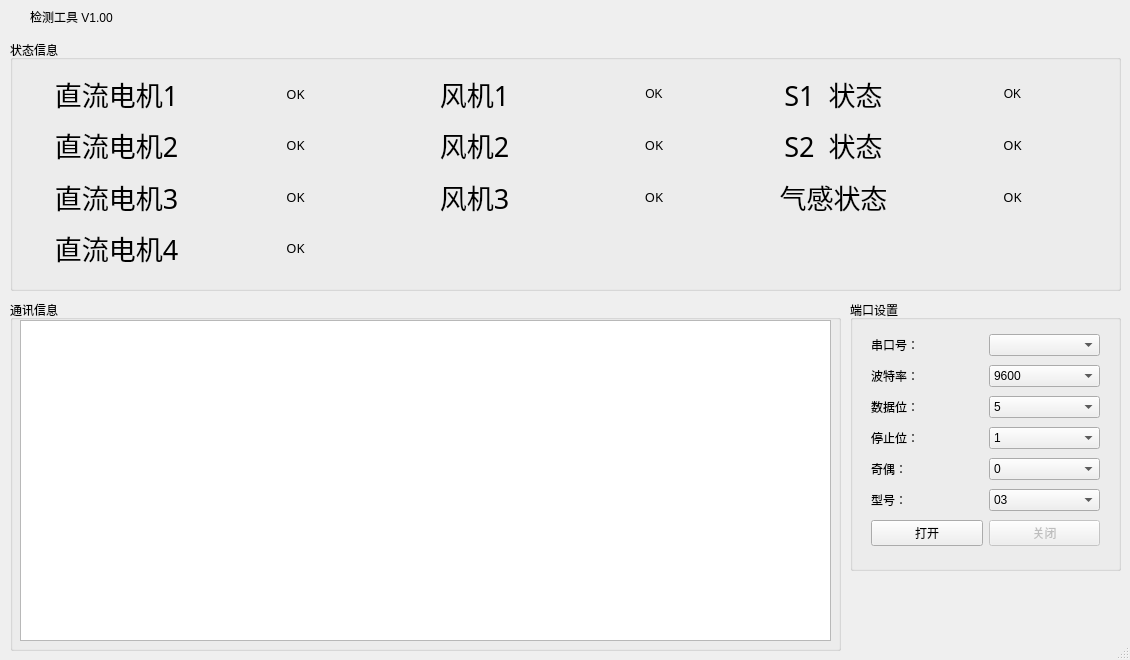
<?xml version="1.0" encoding="UTF-8"?>
<ui version="4.0">
 <class>frmMain</class>
 <widget class="QDialog" name="frmMain">
  <property name="geometry">
   <rect>
    <x>0</x>
    <y>0</y>
    <width>1130</width>
    <height>660</height>
   </rect>
  </property>
  <property name="sizePolicy">
   <sizepolicy hsizetype="Fixed" vsizetype="Fixed">
    <horstretch>0</horstretch>
    <verstretch>0</verstretch>
   </sizepolicy>
  </property>
  <property name="minimumSize">
   <size>
    <width>1130</width>
    <height>660</height>
   </size>
  </property>
  <property name="maximumSize">
   <size>
    <width>11300</width>
    <height>6600</height>
   </size>
  </property>
  <property name="windowTitle">
   <string>frmMain</string>
  </property>
  <property name="sizeGripEnabled">
   <bool>true</bool>
  </property>
  <widget class="QWidget" name="widget_title" native="true">
   <property name="geometry">
    <rect>
     <x>0</x>
     <y>0</y>
     <width>1131</width>
     <height>33</height>
    </rect>
   </property>
   <property name="sizePolicy">
    <sizepolicy hsizetype="Preferred" vsizetype="Fixed">
     <horstretch>0</horstretch>
     <verstretch>0</verstretch>
    </sizepolicy>
   </property>
   <property name="minimumSize">
    <size>
     <width>100</width>
     <height>33</height>
    </size>
   </property>
   <layout class="QHBoxLayout" name="horizontalLayout_2">
    <property name="spacing">
     <number>0</number>
    </property>
    <property name="leftMargin">
     <number>0</number>
    </property>
    <property name="topMargin">
     <number>0</number>
    </property>
    <property name="rightMargin">
     <number>0</number>
    </property>
    <property name="bottomMargin">
     <number>0</number>
    </property>
    <item>
     <widget class="QLabel" name="lab_Ico">
      <property name="sizePolicy">
       <sizepolicy hsizetype="Minimum" vsizetype="Preferred">
        <horstretch>0</horstretch>
        <verstretch>0</verstretch>
       </sizepolicy>
      </property>
      <property name="minimumSize">
       <size>
        <width>30</width>
        <height>0</height>
       </size>
      </property>
      <property name="text">
       <string/>
      </property>
      <property name="alignment">
       <set>Qt::AlignCenter</set>
      </property>
     </widget>
    </item>
    <item>
     <widget class="QLabel" name="lab_Title">
      <property name="sizePolicy">
       <sizepolicy hsizetype="Expanding" vsizetype="Preferred">
        <horstretch>0</horstretch>
        <verstretch>0</verstretch>
       </sizepolicy>
      </property>
      <property name="styleSheet">
       <string notr="true">font: 10pt &quot;微软雅黑&quot;;</string>
      </property>
      <property name="text">
       <string>检测工具 V1.00</string>
      </property>
      <property name="alignment">
       <set>Qt::AlignLeading|Qt::AlignLeft|Qt::AlignVCenter</set>
      </property>
     </widget>
    </item>
    <item>
     <widget class="QWidget" name="widget_menu" native="true">
      <property name="sizePolicy">
       <sizepolicy hsizetype="Minimum" vsizetype="Preferred">
        <horstretch>0</horstretch>
        <verstretch>0</verstretch>
       </sizepolicy>
      </property>
      <layout class="QHBoxLayout" name="horizontalLayout">
       <property name="spacing">
        <number>0</number>
       </property>
       <property name="leftMargin">
        <number>0</number>
       </property>
       <property name="topMargin">
        <number>0</number>
       </property>
       <property name="rightMargin">
        <number>0</number>
       </property>
       <property name="bottomMargin">
        <number>0</number>
       </property>
       <item>
        <widget class="QPushButton" name="btnMenu">
         <property name="sizePolicy">
          <sizepolicy hsizetype="Minimum" vsizetype="Expanding">
           <horstretch>0</horstretch>
           <verstretch>0</verstretch>
          </sizepolicy>
         </property>
         <property name="minimumSize">
          <size>
           <width>31</width>
           <height>0</height>
          </size>
         </property>
         <property name="cursor">
          <cursorShape>ArrowCursor</cursorShape>
         </property>
         <property name="focusPolicy">
          <enum>Qt::NoFocus</enum>
         </property>
         <property name="toolTip">
          <string>菜单</string>
         </property>
         <property name="text">
          <string/>
         </property>
         <property name="flat">
          <bool>true</bool>
         </property>
        </widget>
       </item>
       <item>
        <widget class="QPushButton" name="btnMenu_Min">
         <property name="sizePolicy">
          <sizepolicy hsizetype="Minimum" vsizetype="Expanding">
           <horstretch>0</horstretch>
           <verstretch>0</verstretch>
          </sizepolicy>
         </property>
         <property name="minimumSize">
          <size>
           <width>31</width>
           <height>0</height>
          </size>
         </property>
         <property name="cursor">
          <cursorShape>ArrowCursor</cursorShape>
         </property>
         <property name="focusPolicy">
          <enum>Qt::NoFocus</enum>
         </property>
         <property name="toolTip">
          <string>最小化</string>
         </property>
         <property name="text">
          <string/>
         </property>
         <property name="flat">
          <bool>true</bool>
         </property>
        </widget>
       </item>
       <item>
        <widget class="QPushButton" name="btnMenu_Max">
         <property name="sizePolicy">
          <sizepolicy hsizetype="Minimum" vsizetype="Expanding">
           <horstretch>0</horstretch>
           <verstretch>0</verstretch>
          </sizepolicy>
         </property>
         <property name="minimumSize">
          <size>
           <width>31</width>
           <height>0</height>
          </size>
         </property>
         <property name="cursor">
          <cursorShape>ArrowCursor</cursorShape>
         </property>
         <property name="focusPolicy">
          <enum>Qt::NoFocus</enum>
         </property>
         <property name="toolTip">
          <string>最大化</string>
         </property>
         <property name="text">
          <string/>
         </property>
         <property name="flat">
          <bool>true</bool>
         </property>
        </widget>
       </item>
       <item>
        <widget class="QPushButton" name="btnMenu_Close">
         <property name="sizePolicy">
          <sizepolicy hsizetype="Minimum" vsizetype="Expanding">
           <horstretch>0</horstretch>
           <verstretch>0</verstretch>
          </sizepolicy>
         </property>
         <property name="minimumSize">
          <size>
           <width>40</width>
           <height>0</height>
          </size>
         </property>
         <property name="cursor">
          <cursorShape>ArrowCursor</cursorShape>
         </property>
         <property name="focusPolicy">
          <enum>Qt::NoFocus</enum>
         </property>
         <property name="toolTip">
          <string>关闭</string>
         </property>
         <property name="text">
          <string/>
         </property>
         <property name="flat">
          <bool>true</bool>
         </property>
        </widget>
       </item>
      </layout>
     </widget>
    </item>
   </layout>
  </widget>
  <widget class="QGroupBox" name="groupBox">
   <property name="geometry">
    <rect>
     <x>10</x>
     <y>40</y>
     <width>1111</width>
     <height>251</height>
    </rect>
   </property>
   <property name="sizePolicy">
    <sizepolicy hsizetype="Expanding" vsizetype="Expanding">
     <horstretch>0</horstretch>
     <verstretch>0</verstretch>
    </sizepolicy>
   </property>
   <property name="minimumSize">
    <size>
     <width>790</width>
     <height>251</height>
    </size>
   </property>
   <property name="title">
    <string>状态信息</string>
   </property>
   <widget class="QWidget" name="gridLayoutWidget">
    <property name="geometry">
     <rect>
      <x>9</x>
      <y>20</y>
      <width>1091</width>
      <height>221</height>
     </rect>
    </property>
    <layout class="QGridLayout" name="gridLayout">
     <item row="0" column="1">
      <widget class="QLabel" name="label_motor1_sta">
       <property name="font">
        <font>
         <family>微软雅黑</family>
         <pointsize>10</pointsize>
         <weight>50</weight>
         <italic>false</italic>
         <bold>false</bold>
        </font>
       </property>
       <property name="layoutDirection">
        <enum>Qt::LeftToRight</enum>
       </property>
       <property name="text">
        <string>OK</string>
       </property>
       <property name="textFormat">
        <enum>Qt::AutoText</enum>
       </property>
       <property name="alignment">
        <set>Qt::AlignCenter</set>
       </property>
      </widget>
     </item>
     <item row="2" column="1">
      <widget class="QLabel" name="label_motor3_sta">
       <property name="font">
        <font>
         <family>微软雅黑</family>
         <pointsize>10</pointsize>
         <weight>50</weight>
         <italic>false</italic>
         <bold>false</bold>
        </font>
       </property>
       <property name="layoutDirection">
        <enum>Qt::LeftToRight</enum>
       </property>
       <property name="text">
        <string>OK</string>
       </property>
       <property name="textFormat">
        <enum>Qt::AutoText</enum>
       </property>
       <property name="alignment">
        <set>Qt::AlignCenter</set>
       </property>
      </widget>
     </item>
     <item row="1" column="2">
      <widget class="QLabel" name="label_fan2_name">
       <property name="font">
        <font>
         <family>微软雅黑</family>
         <pointsize>20</pointsize>
        </font>
       </property>
       <property name="text">
        <string>风机2</string>
       </property>
       <property name="alignment">
        <set>Qt::AlignCenter</set>
       </property>
      </widget>
     </item>
     <item row="3" column="1">
      <widget class="QLabel" name="label_motor4_sta">
       <property name="font">
        <font>
         <family>微软雅黑</family>
         <pointsize>10</pointsize>
         <weight>50</weight>
         <italic>false</italic>
         <bold>false</bold>
        </font>
       </property>
       <property name="layoutDirection">
        <enum>Qt::LeftToRight</enum>
       </property>
       <property name="text">
        <string>OK</string>
       </property>
       <property name="textFormat">
        <enum>Qt::AutoText</enum>
       </property>
       <property name="alignment">
        <set>Qt::AlignCenter</set>
       </property>
      </widget>
     </item>
     <item row="0" column="2">
      <widget class="QLabel" name="label_fan1_name">
       <property name="sizePolicy">
        <sizepolicy hsizetype="Preferred" vsizetype="Preferred">
         <horstretch>0</horstretch>
         <verstretch>0</verstretch>
        </sizepolicy>
       </property>
       <property name="font">
        <font>
         <family>微软雅黑</family>
         <pointsize>20</pointsize>
         <weight>50</weight>
         <italic>false</italic>
         <bold>false</bold>
         <underline>false</underline>
        </font>
       </property>
       <property name="autoFillBackground">
        <bool>false</bool>
       </property>
       <property name="text">
        <string>风机1</string>
       </property>
       <property name="textFormat">
        <enum>Qt::AutoText</enum>
       </property>
       <property name="scaledContents">
        <bool>true</bool>
       </property>
       <property name="alignment">
        <set>Qt::AlignCenter</set>
       </property>
       <property name="wordWrap">
        <bool>false</bool>
       </property>
      </widget>
     </item>
     <item row="0" column="3">
      <widget class="QLabel" name="label_fan1_sta">
       <property name="text">
        <string>OK</string>
       </property>
       <property name="alignment">
        <set>Qt::AlignCenter</set>
       </property>
      </widget>
     </item>
     <item row="0" column="4">
      <widget class="QLabel" name="label_s1_name">
       <property name="font">
        <font>
         <family>微软雅黑</family>
         <pointsize>20</pointsize>
        </font>
       </property>
       <property name="text">
        <string>S1  状态</string>
       </property>
       <property name="alignment">
        <set>Qt::AlignCenter</set>
       </property>
      </widget>
     </item>
     <item row="2" column="4">
      <widget class="QLabel" name="label_start_name">
       <property name="font">
        <font>
         <family>微软雅黑</family>
         <pointsize>20</pointsize>
        </font>
       </property>
       <property name="text">
        <string>气感状态</string>
       </property>
       <property name="alignment">
        <set>Qt::AlignCenter</set>
       </property>
      </widget>
     </item>
     <item row="1" column="4">
      <widget class="QLabel" name="label_s2_name">
       <property name="font">
        <font>
         <family>微软雅黑</family>
         <pointsize>20</pointsize>
        </font>
       </property>
       <property name="text">
        <string>S2  状态</string>
       </property>
       <property name="alignment">
        <set>Qt::AlignCenter</set>
       </property>
      </widget>
     </item>
     <item row="0" column="5">
      <widget class="QLabel" name="label_s1_sta">
       <property name="text">
        <string>OK</string>
       </property>
       <property name="alignment">
        <set>Qt::AlignCenter</set>
       </property>
      </widget>
     </item>
     <item row="1" column="5">
      <widget class="QLabel" name="label_s2_sta">
       <property name="font">
        <font>
         <family>微软雅黑</family>
         <pointsize>10</pointsize>
         <weight>50</weight>
         <italic>false</italic>
         <bold>false</bold>
        </font>
       </property>
       <property name="layoutDirection">
        <enum>Qt::LeftToRight</enum>
       </property>
       <property name="text">
        <string>OK</string>
       </property>
       <property name="textFormat">
        <enum>Qt::AutoText</enum>
       </property>
       <property name="alignment">
        <set>Qt::AlignCenter</set>
       </property>
      </widget>
     </item>
     <item row="3" column="0">
      <widget class="QLabel" name="label_motor4_name">
       <property name="font">
        <font>
         <family>微软雅黑</family>
         <pointsize>20</pointsize>
        </font>
       </property>
       <property name="text">
        <string>直流电机4</string>
       </property>
       <property name="alignment">
        <set>Qt::AlignCenter</set>
       </property>
      </widget>
     </item>
     <item row="2" column="3">
      <widget class="QLabel" name="label_fan3_sta">
       <property name="font">
        <font>
         <family>微软雅黑</family>
         <pointsize>10</pointsize>
         <weight>50</weight>
         <italic>false</italic>
         <bold>false</bold>
        </font>
       </property>
       <property name="layoutDirection">
        <enum>Qt::LeftToRight</enum>
       </property>
       <property name="text">
        <string>OK</string>
       </property>
       <property name="textFormat">
        <enum>Qt::AutoText</enum>
       </property>
       <property name="alignment">
        <set>Qt::AlignCenter</set>
       </property>
      </widget>
     </item>
     <item row="1" column="1">
      <widget class="QLabel" name="label_motor2_sta">
       <property name="font">
        <font>
         <family>微软雅黑</family>
         <pointsize>10</pointsize>
         <weight>50</weight>
         <italic>false</italic>
         <bold>false</bold>
        </font>
       </property>
       <property name="layoutDirection">
        <enum>Qt::LeftToRight</enum>
       </property>
       <property name="text">
        <string>OK</string>
       </property>
       <property name="textFormat">
        <enum>Qt::AutoText</enum>
       </property>
       <property name="alignment">
        <set>Qt::AlignCenter</set>
       </property>
      </widget>
     </item>
     <item row="1" column="3">
      <widget class="QLabel" name="label_fan2_sta">
       <property name="font">
        <font>
         <family>微软雅黑</family>
         <pointsize>10</pointsize>
         <weight>50</weight>
         <italic>false</italic>
         <bold>false</bold>
        </font>
       </property>
       <property name="layoutDirection">
        <enum>Qt::LeftToRight</enum>
       </property>
       <property name="text">
        <string>OK</string>
       </property>
       <property name="textFormat">
        <enum>Qt::AutoText</enum>
       </property>
       <property name="alignment">
        <set>Qt::AlignCenter</set>
       </property>
      </widget>
     </item>
     <item row="2" column="5">
      <widget class="QLabel" name="label_start_sta">
       <property name="font">
        <font>
         <family>微软雅黑</family>
         <pointsize>10</pointsize>
         <weight>50</weight>
         <italic>false</italic>
         <bold>false</bold>
        </font>
       </property>
       <property name="layoutDirection">
        <enum>Qt::LeftToRight</enum>
       </property>
       <property name="text">
        <string>OK</string>
       </property>
       <property name="textFormat">
        <enum>Qt::AutoText</enum>
       </property>
       <property name="alignment">
        <set>Qt::AlignCenter</set>
       </property>
      </widget>
     </item>
     <item row="2" column="2">
      <widget class="QLabel" name="label_fan3_name">
       <property name="font">
        <font>
         <family>微软雅黑</family>
         <pointsize>20</pointsize>
        </font>
       </property>
       <property name="text">
        <string>风机3</string>
       </property>
       <property name="alignment">
        <set>Qt::AlignCenter</set>
       </property>
      </widget>
     </item>
     <item row="2" column="0">
      <widget class="QLabel" name="label_motor3_name">
       <property name="font">
        <font>
         <family>微软雅黑</family>
         <pointsize>20</pointsize>
        </font>
       </property>
       <property name="text">
        <string>直流电机3</string>
       </property>
       <property name="alignment">
        <set>Qt::AlignCenter</set>
       </property>
      </widget>
     </item>
     <item row="1" column="0">
      <widget class="QLabel" name="label_motor2_name">
       <property name="font">
        <font>
         <family>微软雅黑</family>
         <pointsize>20</pointsize>
        </font>
       </property>
       <property name="text">
        <string>直流电机2</string>
       </property>
       <property name="alignment">
        <set>Qt::AlignCenter</set>
       </property>
      </widget>
     </item>
     <item row="0" column="0">
      <widget class="QLabel" name="label_motor1_name">
       <property name="enabled">
        <bool>true</bool>
       </property>
       <property name="font">
        <font>
         <family>微软雅黑</family>
         <pointsize>20</pointsize>
         <weight>50</weight>
         <italic>false</italic>
         <bold>false</bold>
        </font>
       </property>
       <property name="text">
        <string>直流电机1</string>
       </property>
       <property name="alignment">
        <set>Qt::AlignCenter</set>
       </property>
      </widget>
     </item>
    </layout>
   </widget>
  </widget>
  <widget class="QGroupBox" name="groupBox_3">
   <property name="geometry">
    <rect>
     <x>10</x>
     <y>300</y>
     <width>831</width>
     <height>351</height>
    </rect>
   </property>
   <property name="title">
    <string>通讯信息</string>
   </property>
   <widget class="QTextBrowser" name="textBrowser_message">
    <property name="geometry">
     <rect>
      <x>10</x>
      <y>20</y>
      <width>811</width>
      <height>321</height>
     </rect>
    </property>
   </widget>
  </widget>
  <widget class="QGroupBox" name="groupBox_4">
   <property name="geometry">
    <rect>
     <x>850</x>
     <y>300</y>
     <width>271</width>
     <height>271</height>
    </rect>
   </property>
   <property name="sizePolicy">
    <sizepolicy hsizetype="Expanding" vsizetype="Expanding">
     <horstretch>0</horstretch>
     <verstretch>0</verstretch>
    </sizepolicy>
   </property>
   <property name="minimumSize">
    <size>
     <width>0</width>
     <height>0</height>
    </size>
   </property>
   <property name="title">
    <string>端口设置</string>
   </property>
   <widget class="QWidget" name="gridLayoutWidget_2">
    <property name="geometry">
     <rect>
      <x>10</x>
      <y>20</y>
      <width>251</width>
      <height>241</height>
     </rect>
    </property>
    <layout class="QGridLayout" name="gridLayout_2">
     <item row="1" column="0">
      <widget class="QLabel" name="label_22">
       <property name="text">
        <string>波特率：</string>
       </property>
      </widget>
     </item>
     <item row="0" column="0">
      <widget class="QLabel" name="label_19">
       <property name="text">
        <string>串口号：</string>
       </property>
      </widget>
     </item>
     <item row="4" column="0">
      <widget class="QLabel" name="label_21">
       <property name="text">
        <string>奇偶：</string>
       </property>
      </widget>
     </item>
     <item row="3" column="0">
      <widget class="QLabel" name="label_20">
       <property name="text">
        <string>停止位：</string>
       </property>
      </widget>
     </item>
     <item row="2" column="0">
      <widget class="QLabel" name="label_18">
       <property name="text">
        <string>数据位：</string>
       </property>
      </widget>
     </item>
     <item row="3" column="1">
      <widget class="QComboBox" name="stopBitsComboBox">
       <item>
        <property name="text">
         <string>1</string>
        </property>
       </item>
       <item>
        <property name="text">
         <string>2</string>
        </property>
       </item>
       <item>
        <property name="text">
         <string>3</string>
        </property>
       </item>
      </widget>
     </item>
     <item row="0" column="1">
      <widget class="QComboBox" name="portNameComboBox">
       <property name="enabled">
        <bool>true</bool>
       </property>
      </widget>
     </item>
     <item row="2" column="1">
      <widget class="QComboBox" name="dataBitsComboBox">
       <property name="currentText">
        <string>5</string>
       </property>
       <item>
        <property name="text">
         <string>5</string>
        </property>
       </item>
       <item>
        <property name="text">
         <string>6</string>
        </property>
       </item>
       <item>
        <property name="text">
         <string>7</string>
        </property>
       </item>
       <item>
        <property name="text">
         <string>8</string>
        </property>
       </item>
      </widget>
     </item>
     <item row="1" column="1">
      <widget class="QComboBox" name="baudRateComboBox">
       <property name="currentText">
        <string>9600</string>
       </property>
       <item>
        <property name="text">
         <string>9600</string>
        </property>
       </item>
       <item>
        <property name="text">
         <string>19200</string>
        </property>
       </item>
       <item>
        <property name="text">
         <string>38400</string>
        </property>
       </item>
       <item>
        <property name="text">
         <string>115200</string>
        </property>
       </item>
       <item>
        <property name="text">
         <string>256000</string>
        </property>
       </item>
      </widget>
     </item>
     <item row="4" column="1">
      <widget class="QComboBox" name="parityComboBox">
       <item>
        <property name="text">
         <string>0</string>
        </property>
       </item>
       <item>
        <property name="text">
         <string>2</string>
        </property>
       </item>
       <item>
        <property name="text">
         <string>3</string>
        </property>
       </item>
       <item>
        <property name="text">
         <string>4</string>
        </property>
       </item>
       <item>
        <property name="text">
         <string>5</string>
        </property>
       </item>
      </widget>
     </item>
     <item row="6" column="0">
      <widget class="QPushButton" name="openButton">
       <property name="text">
        <string>打开</string>
       </property>
       <property name="checkable">
        <bool>false</bool>
       </property>
       <property name="checked">
        <bool>false</bool>
       </property>
       <property name="autoDefault">
        <bool>false</bool>
       </property>
       <property name="default">
        <bool>true</bool>
       </property>
      </widget>
     </item>
     <item row="5" column="0">
      <widget class="QLabel" name="label">
       <property name="text">
        <string>型号：</string>
       </property>
      </widget>
     </item>
     <item row="6" column="1">
      <widget class="QPushButton" name="closeButton">
       <property name="enabled">
        <bool>false</bool>
       </property>
       <property name="text">
        <string>关闭</string>
       </property>
       <property name="checkable">
        <bool>false</bool>
       </property>
       <property name="checked">
        <bool>false</bool>
       </property>
       <property name="autoDefault">
        <bool>false</bool>
       </property>
       <property name="default">
        <bool>true</bool>
       </property>
      </widget>
     </item>
     <item row="5" column="1">
      <widget class="QComboBox" name="comboBox_model">
       <item>
        <property name="text">
         <string>03</string>
        </property>
       </item>
       <item>
        <property name="text">
         <string>0304</string>
        </property>
       </item>
       <item>
        <property name="text">
         <string>13</string>
        </property>
       </item>
       <item>
        <property name="text">
         <string>1314</string>
        </property>
       </item>
       <item>
        <property name="text">
         <string>180</string>
        </property>
       </item>
      </widget>
     </item>
    </layout>
   </widget>
  </widget>
  <widget class="QLabel" name="label_logo">
   <property name="geometry">
    <rect>
     <x>870</x>
     <y>570</y>
     <width>251</width>
     <height>81</height>
    </rect>
   </property>
   <property name="text">
    <string/>
   </property>
   <property name="pixmap">
    <pixmap resource="rc.qrc">:/image/LOGOPNG.png</pixmap>
   </property>
   <property name="scaledContents">
    <bool>true</bool>
   </property>
  </widget>
 </widget>
 <layoutdefault spacing="6" margin="11"/>
 <resources>
  <include location="rc.qrc"/>
 </resources>
 <connections/>
</ui>
